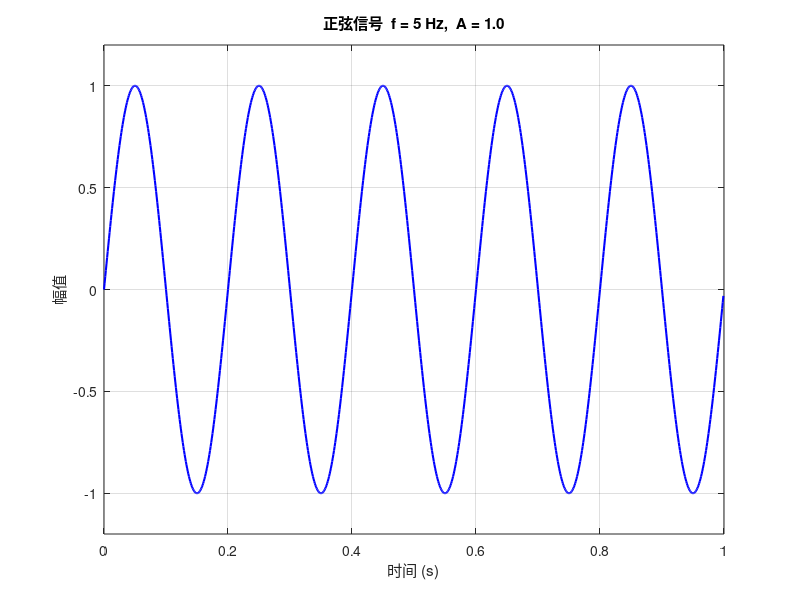

The MATLAB source for this figure:
% 正弦信号生成与绘图
clc; clear; close all;

%% 参数设置
fs = 1000;          % 采样频率 (Hz)
T = 1;              % 信号时长 (s)
f = 5;              % 正弦频率 (Hz)
A = 1;              % 幅值
phi = 0;            % 初相位 (rad)

%% 生成时间轴与信号
t = 0 : 1/fs : T - 1/fs;
x = A * sin(2 * pi * f * t + phi);

%% 绘图
figure('Name', '正弦信号', 'NumberTitle', 'off');
plot(t, x, 'b-', 'LineWidth', 1.5);
xlabel('时间 (s)');
ylabel('幅值');
title(sprintf('正弦信号  f = %d Hz,  A = %.1f', f, A));
grid on;
xlim([0, T]);
ylim([-1.2*A, 1.2*A]);
